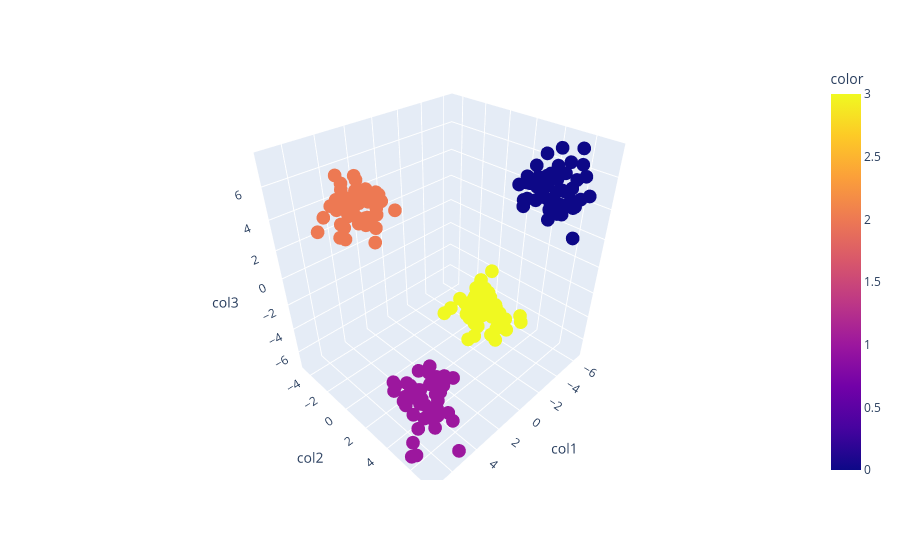

The code cell stored with this chart in its notebook:
### Code cell
fig = px.scatter_3d(df, x = 'col1',y = 'col2', z = 'col3', color = labels)
fig.show()

### Figure 1 — Plotly figure (JSON) as saved in the notebook; plotly's stock layout.template omitted (floating-point values rounded to 4 significant figures; data arrays with more than 128 entries replaced by an {"elided": "..."} marker saying what was removed)
{"data": [{"hovertemplate": "col1=%{x}<br>col2=%{y}<br>col3=%{z}<br>color=%{marker.color}<extra></extra>", "legendgroup": "", "marker": {"color": {"elided": "200 int values"}, "coloraxis": "coloraxis", "symbol": "circle"}, "mode": "markers", "name": "", "scene": "scene", "showlegend": false, "type": "scatter3d", "x": {"elided": "200 float values"}, "y": {"elided": "200 float values"}, "z": {"elided": "200 float values"}}], "layout": {"coloraxis": {"colorbar": {"title": {"text": "color"}}, "colorscale": [[0, "#0d0887"], [0.1111, "#46039f"], [0.2222, "#7201a8"], [0.3333, "#9c179e"], [0.4444, "#bd3786"], [0.5556, "#d8576b"], [0.6667, "#ed7953"], [0.7778, "#fb9f3a"], [0.8889, "#fdca26"], [1, "#f0f921"]]}, "legend": {"tracegroupgap": 0}, "margin": {"t": 60}, "scene": {"domain": {"x": [0, 1], "y": [0, 1]}, "xaxis": {"title": {"text": "col1"}}, "yaxis": {"title": {"text": "col2"}}, "zaxis": {"title": {"text": "col3"}}}}}
